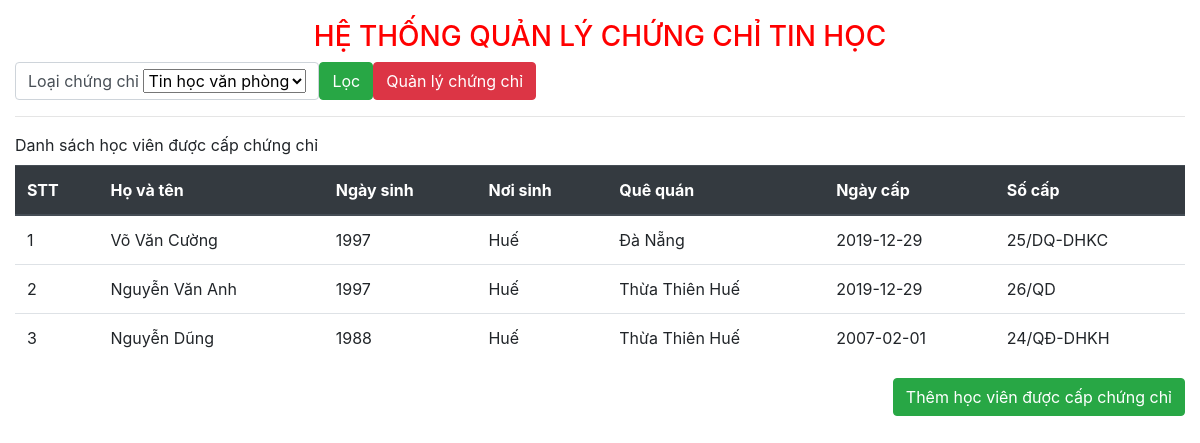
The page / on the database its author committed.
### tables this page shows
CREATE TABLE `hocvien` (
  `mahocvien` varchar(255) NOT NULL,
  `ho` varchar(255) NOT NULL,
  `ten` varchar(255) NOT NULL,
  `quequan` varchar(255) NOT NULL,
  `ngaysinh` varchar(255) NOT NULL,
  `noisinh` text NOT NULL
);

CREATE TABLE `capcho` (
  `machungchi` varchar(255) NOT NULL,
  `mahocvien` varchar(255) NOT NULL,
  `ngaycap` date NOT NULL,
  `socap` varchar(255) NOT NULL,
  `diemthuchanh` int(11) NOT NULL,
  `diemlythuyet` int(11) NOT NULL
);

### model/chungchi.php (called while the page is built, shortened)
<?php
	class ChungChi
	{
		function __construct($machungchi,$tenchungchi)
		{
			$this->machungchi = $machungchi;
			$this->tenchungchi = $tenchungchi;
		}
		public static function getAllChungChi(){
			require 'connect.php';
			$query = "SELECT *  FROM chungchi";
                $result = $connect->query($query);
                $rs = array();
                if ($result) {
                    while ($rows = $result->fetch_assoc()) {
                        array_push($rs,new ChungChi(
                            $rows["machungchi"],
                            $rows["tenchungchi"]
                        ));
                    }
                }
                return $rs;
		}
	}
?>

### model/hocvien.php (called while the page is built, shortened)
<?php
	class HocVien
	{
		function __construct($mahocvien,$ho,$ten,$quequan,$ngaysinh,$noisinh,$ngaycap,$socap,$diemthuchanh,$diemlythuyet)
		{
			$this->ho = $ho;
			$this->ten = $ten;
			$this->quequan = $quequan;
			$this->ngaysinh = $ngaysinh;
			$this->noisinh = $noisinh;
			$this->ngaycap = $ngaycap;
			$this->socap = $socap;
		}
		public static function getAll(){
			require 'connect.php';
			$query = "SELECT *  FROM hocvien JOIN capcho ON hocvien.mahocvien = capcho.mahocvien";
                $result = $connect->query($query);
                $rs = array();
                if ($result) {
                    while ($rows = $result->fetch_assoc()) {
                        array_push($rs,new HocVien(
                            $rows["mahocvien"],
                            $rows["ho"],
                            $rows["ten"],
                            $rows["quequan"],
                            $rows["ngaysinh"],
                            $rows["noisinh"],
                            $rows["ngaycap"],
                            $rows["socap"],
                            $rows["diemthuchanh"],
                            $rows["diemlythuyet"]
                        ));
                    }
                }
                return $rs;
		}
	}
?>

### index.php (the view, shortened to what this page needs)
<?php
	include_once 'model/hocvien.php';
	include_once 'model/chungchi.php';
	$chungchi = ChungChi::getAllChungChi();
	if (isset($_REQUEST['chungchi'])) {
		$mcc = $_REQUEST['chungchi'];
		if (ChungChi::checkChungChi($mcc) == true) {
			$hocvien = HocVien::getHocVienByCC($mcc);
		} else{
			$hocvien = HocVien::getAll();
		}
	}else{
		$hocvien = HocVien::getAll();
	}
?>
<!DOCTYPE html>
<html lang="en">
<head>
	<link rel="stylesheet" href="https://stackpath.bootstrapcdn.com/bootstrap/4.4.1/css/bootstrap.min.css">
	<link rel="stylesheet" type="text/css" href="css/style.css">
</head>
<body>
	<div class="container-fluid">
		<div class="tieu-de">
			<h3>HỆ THỐNG QUẢN LÝ CHỨNG CHỈ TIN HỌC</h3>
		</div>
		<div class="chuc-nang">
			<form class="loc-chung-chi">
				<div class="form-control">
					<label>Loại chứng chỉ</label>
					<select name="chungchi">
						<?php foreach ($chungchi as $key => $value) {
							echo "<option value=".$value->machungchi.">".$value->tenchungchi."</option>";
						} ?>
					</select>
				</div>
				<button class="btn btn-success">Lọc</button>
			</form>
			<a href="quanlychungchi.php" class="btn btn-danger">Quản lý chứng chỉ</a>
		</div>
		<hr>
		<label>Danh sách học viên được cấp chứng chỉ</label>
		<table class="table table-borderedt table-hover">
			<thead class="thead-dark">
				<tr>
					<th>STT</th>
					<th>Họ và tên</th>
					<th>Ngày sinh</th>
					<th>Nơi sinh</th>
					<th>Quê quán</th>
					<th>Ngày cấp</th>
					<th>Số cấp</th>
				</tr>
			</thead>
			<tbody>
				<?php
				$stt = 0;
				foreach ($hocvien as $key => $value) {
					echo "<tr>
					<td>".++$stt."</td>
					<td>".$value->ho." ".$value->ten."</td>
					<td>".$value->ngaysinh."</td>
					<td>".$value->noisinh."</td>
					<td>".$value->quequan."</td>
					<td>".$value->ngaycap."</td>
					<td>".$value->socap."</td>
				</tr>";
				}
				?>
			</tbody>
		</table>
		<div class="float-right">
			<a href="themhocvien.php" class="btn btn-success">Thêm học viên được cấp chứng chỉ</a>
		</div>
	</div>
</body>
</html>

### css/style.css (style rules this page uses)
.tieu-de { padding-top: 20px; text-align: center; color: red }
.chuc-nang,.loc-chung-chi { display: flex; }

### rows shown on the page
hocvien: ho "Võ Văn", ten "Cường", ngaysinh "1997", noisinh "Huế", quequan "Đà Nẵng", capcho.ngaycap "2019-12-29", capcho.socap "25/DQ-DHKC"
hocvien: ho "Nguyễn Văn", ten "Anh", ngaysinh "1997", noisinh "Huế", quequan "Thừa Thiên Huế", capcho.ngaycap "2019-12-29", capcho.socap "26/QD"
hocvien: ho "Nguyễn", ten "Dũng", ngaysinh "1988", noisinh "Huế", quequan "Thừa Thiên Huế", capcho.ngaycap "2007-02-01", capcho.socap "24/QĐ-DHKH"

### other values the page prints
form field chungchi "Tin học văn phòng"
